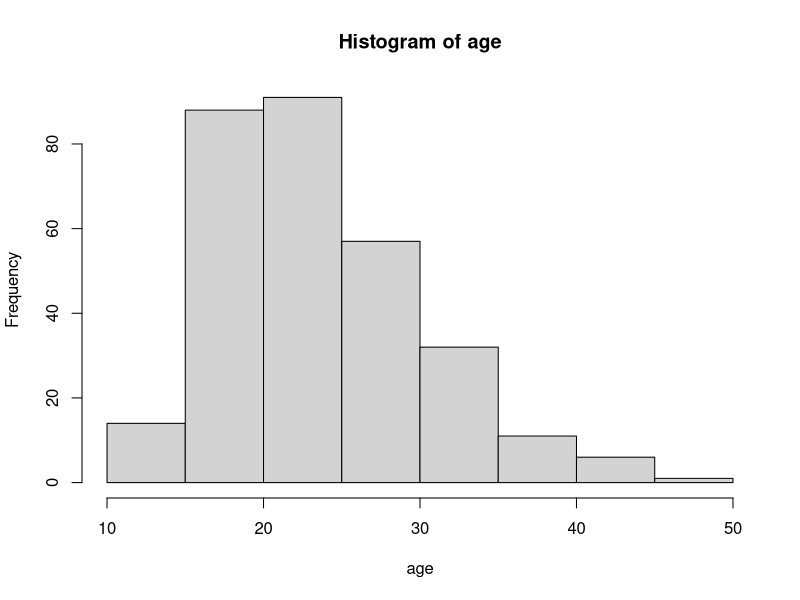
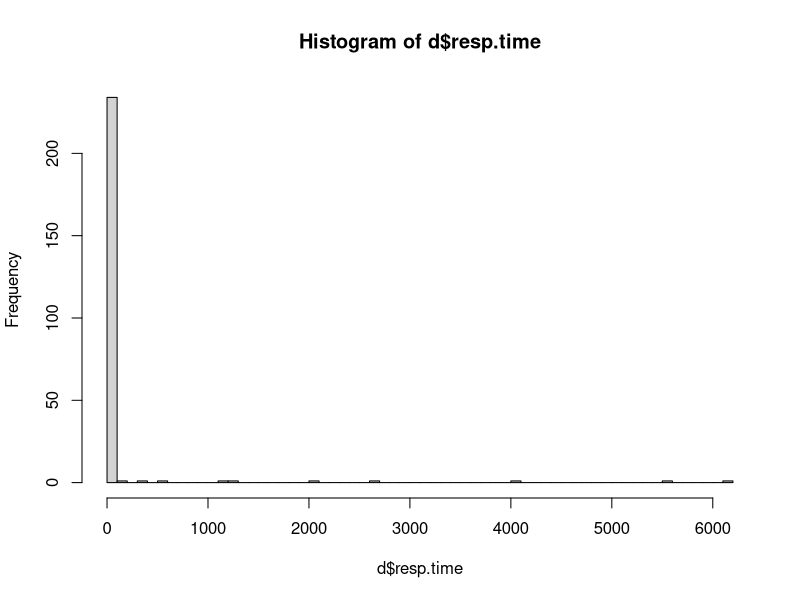
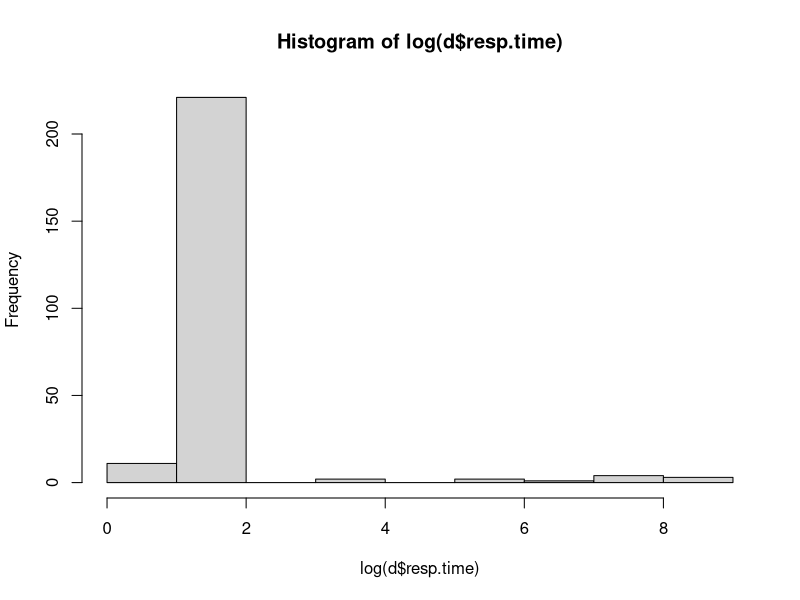
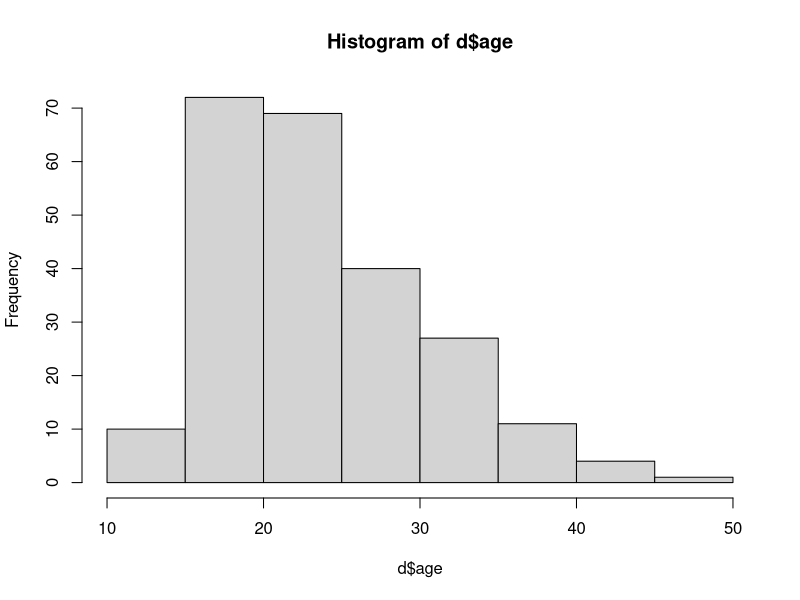
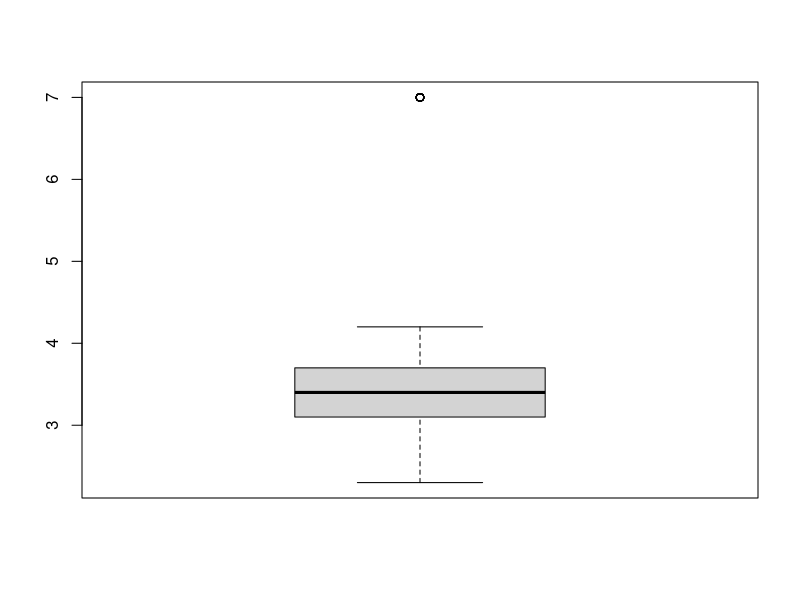
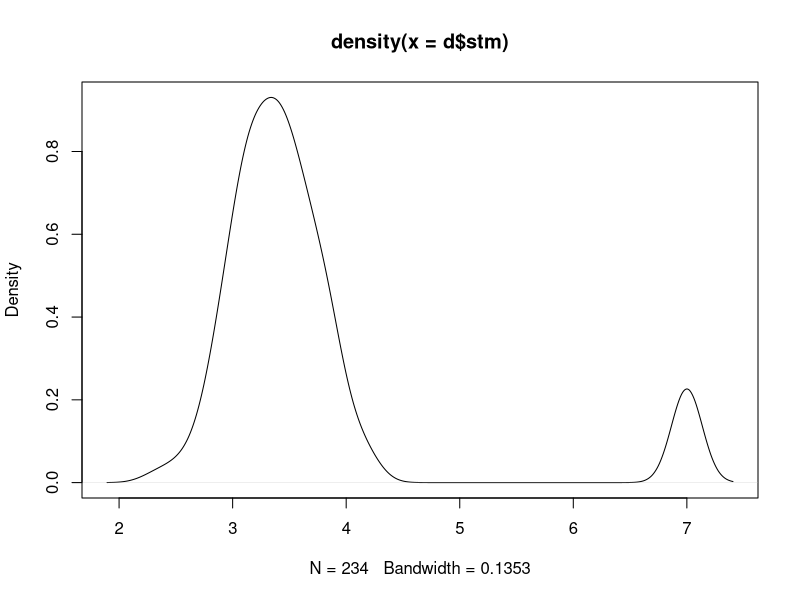
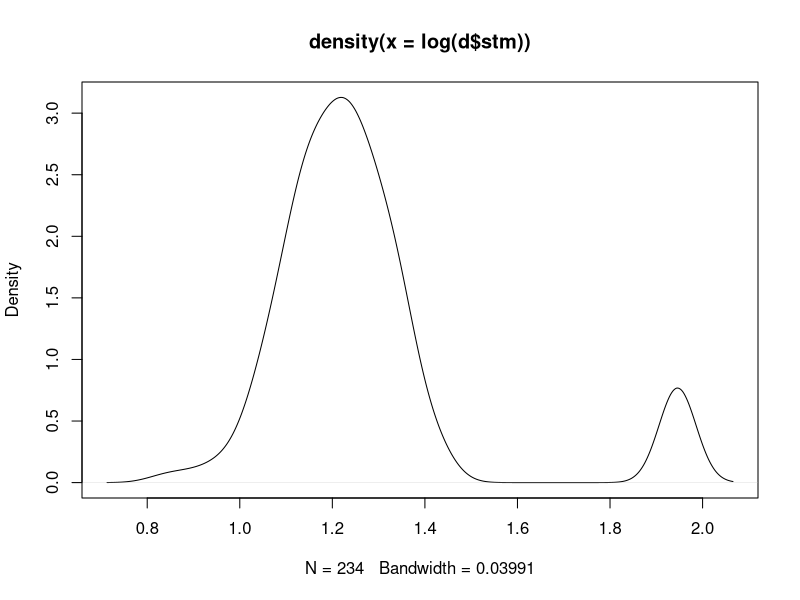
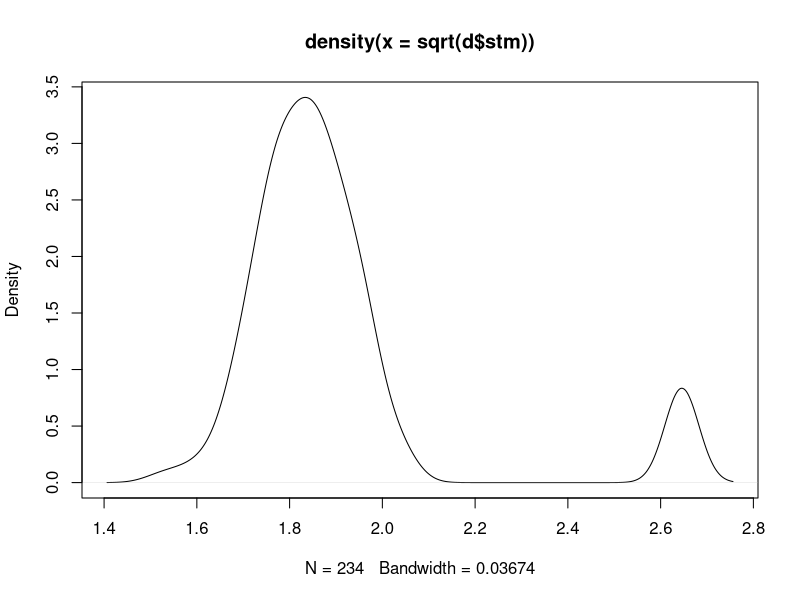

Generate these figures, in order, with R:
#Let us say that i am interested in mating behavior of young adults (College students) I have access to 300 participant that were recruited at my university
n<-300

#Questions per mating context, higher score means that the people would now like to have a relationship of that type. They answer on a likert scale from 1 to 7. As you can see, from how data are generated, there is no difference between participants and the contexts.
q <- 10

STM<-matrix(1+rbinom(n*q,size=6,prob=0.4),ncol=q)
LTM<-matrix(1+rbinom(n*q,size=6,prob=0.4),ncol=q)

#Introduce outliers
STM[sample(1:n,n/10),]<-7
LTM[sample(1:n,n/10),]<-1

#Introduce missing values
STM[sample(1:(n*q),n/10)]<-NA
LTM[sample(1:(n*q),n/10)]<-NA

#Age (these are bachelor students, so they should be about 20 years old, but there will be otliers)
age<-12+replicate(n,sum(rexp(3,rate=0.25)))
hist(age)

#Sex
sex<-sample(c("M","F"),n,replace=T)

#Sexual orientation
ori<-sample(c("Het","Hom"),n,prob=c(6,1),replace=T)

#Relationship status
stat<-sample(c("Single","Paired","Married"),n,prob=c(3,3,1),replace=T)

#Also I have data about how long they took to submit responses
resp.time<-replicate(n,sum(rexp(20,rate=5)))+rbinom(n,1,p=0.05)*rexp(n,rate=1/(60*24))


#Now I want to analyze the data
#Just a quick preliminary check
stm<-rowMeans(STM,na.rm=T)

t.test(stm~sex)
summary(lm(stm~sex))

#But is this the only way?

sum(is.na(STM))
#First of all I have some missing data and I have to think about what to do with them
#Some people would replace them with global averages or by-sex averages
STMavg<-matrix(rep(apply(STM,2,mean,na.rm=T),each=n),ncol=q)
STMsex<-t(sapply(sex,function(s){apply(STM[sex==s,],2,mean,na.rm=T)}))

STM2<-STM1<-STM

STM1[is.na(STM)]<-STMavg[is.na(STM)] #Fill by global averages
STM2[is.na(STM)]<-STMsex[is.na(STM)] #Fill by by-sex averages

#And I should do the same with a Long-Term Mating context! I will use this as a reference baseline for STM.
LTMavg<-matrix(rep(apply(LTM,2,mean,na.rm=T),each=n),ncol=q)
LTMsex<-t(sapply(sex,function(s){apply(LTM[sex==s,],2,mean,na.rm=T)}))

LTM2<-LTM1<-LTM

LTM1[is.na(LTM)]<-LTMavg[is.na(LTM)]
LTM2[is.na(LTM)]<-LTMsex[is.na(LTM)]

#And now I can try 9 options in total. 3 ways to how missing data are treated, 3 ways how (relative) preference for Short Term Mating in calculated

#1. Just average the responses per context, do not fill NAs
stm<-rowMeans(STM,na.rm=T) #Just STM
summary(lm(stm~sex))

stm<-rowMeans(STM,na.rm=T)-rowMeans(LTM,na.rm=T) #Difference between STM and LTM
summary(lm(stm~sex))

stm<-rowMeans(STM,na.rm=T)/rowMeans(LTM,na.rm=T) #Ratio of STM and LTM
summary(lm(stm~sex))


#2. Filled averages by item
stm<-rowMeans(STM1,na.rm=T)
summary(lm(stm~sex))

stm<-rowMeans(STM1,na.rm=T)-rowMeans(LTM1,na.rm=T)
summary(lm(stm~sex))

stm<-rowMeans(STM1,na.rm=T)/rowMeans(LTM1,na.rm=T)
summary(lm(stm~sex))


#3. Filled averares by item by sex
stm<-rowMeans(STM2,na.rm=T)
summary(lm(stm~sex))

stm<-rowMeans(STM2,na.rm=T)-rowMeans(LTM2,na.rm=T)
summary(lm(stm~sex))

stm<-rowMeans(STM2,na.rm=T)/rowMeans(LTM2,na.rm=T)
summary(lm(stm~sex))


#Use whatever option that had smallest p-value
stm<-rowMeans(STM2,na.rm=T)

#And create a dataset
d<-data.frame(ID=1:length(stm),stm,sex,ori,age,stat,resp.time)

#How many missing values did I actually have?
d$miss<-rowSums(is.na(cbind(STM,LTM)))

summary(as.factor(d$miss))

d1<-d #Keep all
d2<-d[d$miss<2,] #Keep some (with only one missing answer)
d3<-d[d$miss==0,] #Keep complete

summary(lm(stm~sex,data=d1))
summary(lm(stm~sex,data=d2))
summary(lm(stm~sex,data=d3))

d<-d3 #Again, a tough decision. Just to be sure, just include data point that do ot ruin your results, what can go wrong?

#Oh! And by the way, some people took too much time to complete the questionnaire! Do you think their responses are reliable
hist(d$resp.time,breaks=60)
hist(log(d$resp.time))

#Let us say that 20 questions should not take longer than an hour, right?
d1<-d #Keep all
d2<-d[d$resp.time<60,] #Keep those that took less than an hour

summary(lm(stm~sex,data=d1))
summary(lm(stm~sex,data=d2))

d<-d2 #Again, a tough decision is to be made

#And we have nice and relibale data
#But wait a minute. Some individuals may not be heterosexual and we have this information!
summary(as.factor(d$ori))

#That to do with them?
d1<-d #Keep
d2<-d[d$ori=="Het",] #Discard

#Analyze by partner sex
d3<-d
d3$sex<-ifelse(d3$ori=="Hom",d3$sex,ifelse(d3$sex=="M","F","M"))

summary(lm(stm~sex,data=d1))
summary(lm(stm~sex,data=d2))
summary(lm(stm~sex,data=d3))

d<-d1 #The tough decision

#What about the age? You wanted to study college students, right?
#Age
hist(d$age)
range(d$age) #There are some young prodigies and some relatively old people..

d1<-d #keep all
d2<-d[d$age>18,] #At least adults
d3<-d[d$age<30,] #keep young enough
d4<-d[d$age>18 & d$age<30,] #both

summary(lm(stm~sex,data=d1))
summary(lm(stm~sex,data=d2))
summary(lm(stm~sex,data=d3))
summary(lm(stm~sex,data=d4))
  
d<-d1 #The tough decision

#But what if the relationship status is playing some tricks with the preferences?
#Relationship status
d1<-d #keep all
d2<-d[d$stat=="Single",] #Keep just singles
d3<-d[d$stat=="Paired",] #Keep just paired
d4<-d[d$stat!="Married",] #Just discard married

summary(lm(stm~sex,data=d1))
summary(lm(stm~sex,data=d2))
summary(lm(stm~sex,data=d3))
summary(lm(stm~sex,data=d4))

d<-d1 #The tough decision

#What about outliers?
boxplot(d$stm)

outs <- boxplot.stats(d$stm)$out

d1 <- d #keep all
d2 <- d[!d$stm %in% outs,] #Discard outliers
d3 <- d[d$stm < 6,] #Discard just the absolute extremes

summary(lm(stm~sex,data=d1))
summary(lm(stm~sex,data=d2))
summary(lm(stm~sex,data=d3))

d<-d1 #The tough decision

#What about the other extreme?
d1 <- d #do nothing
d2 <- d[d$stm!=1,] #Discard homogeneous other extreme

#Discard all participants that had 0 variance in one of the blocks, probably they were not paying attention and are unreliable
vSTM0 <-apply(STM[d$ID,],1,sd,na.rm=T)==0
vLTM0 <-apply(LTM[d$ID,],1,sd,na.rm=T)==0

d3 <- d[!vSTM0 & !vLTM0, ] #Discard all with 0 variance in STM or LTM

summary(lm(stm~sex,data=d1))
summary(lm(stm~sex,data=d2))
summary(lm(stm~sex,data=d3))

d<-d1 #The tough decision

#But what about the shape of the distribution?
#transform
plot(density(d$stm))
plot(density(log(d$stm)))
plot(density(sqrt(d$stm)))

d->d1->d2->d3

d1<-d1 #do nothing
d2$stm <- log(d$stm) #log transform
d3$stm <- sqrt(d$stm) #sqrt transform

summary(lm(stm~sex,data=d1))
summary(lm(stm~sex,data=d2))
summary(lm(stm~sex,data=d3))

d<-d2 #Here is your final data! Congrats!

summary(lm(stm~sex,data=d))


#Ok! Now you write the paper and submit it somewhere. But there is a nitpicking reviewer that points out that your dataset comes from two universities! One technical and one oriented on humanities! He wants you to analyze the data separately, just to see what happens...

d$school<-sample(c("Tech","Hum"), nrow(d), replace = TRUE, prob = c(0.5, 0.5))

#Let us see
summary(lm(stm~sex,data=d[d$school=="Tech", ]))
summary(lm(stm~sex,data=d[d$school=="Hum", ]))

#We can get a similar picture from the model with interaction
summary(lm(stm~sex*school,data=d)) #How would you interpret the results?




